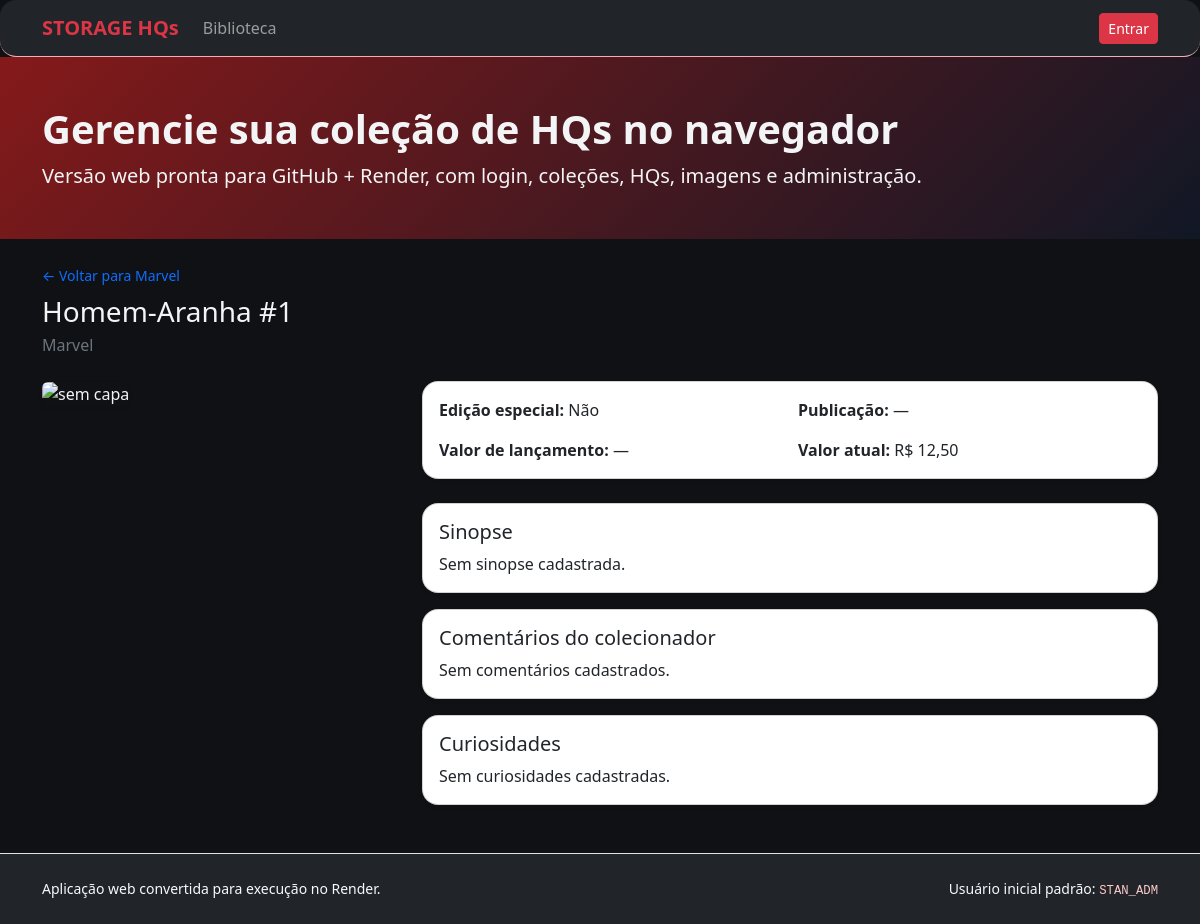
/comics/1, run on the app's committed database.
### tables this page shows
CREATE TABLE collections (
                id INTEGER PRIMARY KEY AUTOINCREMENT,
                name TEXT UNIQUE NOT NULL,
                cover_image TEXT,
                created_at TIMESTAMP DEFAULT CURRENT_TIMESTAMP,
                updated_at TIMESTAMP DEFAULT CURRENT_TIMESTAMP
            );

CREATE TABLE comics (
                id INTEGER PRIMARY KEY AUTOINCREMENT,
                collection_id INTEGER NOT NULL,
                name TEXT NOT NULL,
                edition_number TEXT NOT NULL,
                is_special_edition INTEGER DEFAULT 0,
                publication_date TEXT,
                publisher TEXT,
                launch_value REAL,
                currency_type TEXT,
                current_value REAL,
                cover_image TEXT,
                synopsis TEXT,
                collector_comments TEXT,
                trivia TEXT,
                created_at TIMESTAMP DEFAULT CURRENT_TIMESTAMP,
                updated_at TIMESTAMP DEFAULT CURRENT_TIMESTAMP,
                FOREIGN KEY (collection_id) REFERENCES collections (id) ON DELETE CASCADE,
                UNIQUE (collection_id, edition_number)
            );

### webapp.py (the view)
    @app.get('/comics/<int:comic_id>')
    def comic_detail(comic_id: int):
        comic = get_comic(comic_id)
        if not comic:
            abort(404)
        return render_template(
            'comic_detail.html',
            comic=comic,
            collection=get_collection(comic['collection_id']),
        )

### webapp.py (called while the page is built)
def register_filters(app: Flask):
    @app.template_filter('currency')
    def currency_filter(value, symbol='R$'):
        if value in (None, ''):
            return '—'
        try:
            return f'{symbol} {float(value):,.2f}'.replace(',', 'X').replace('.', ',').replace('X', '.')
        except (ValueError, TypeError):
            return value

def register_hooks(app: Flask):
    @app.before_request
    def load_logged_user():
        user_id = session.get('user_id')
        g.user = get_user_by_id(user_id) if user_id else None
    @app.context_processor
    def inject_globals():
        return {'app_title': app.config['APP_TITLE'], 'current_user': g.get('user')}

def get_db():
    if 'db' not in g:
        g.db = sqlite3.connect(current_app.config['DATABASE'])
        g.db.row_factory = sqlite3.Row
        g.db.execute('PRAGMA foreign_keys = ON')
    return g.db

def fetch_one(query, params=()):
    row = get_db().execute(query, params).fetchone()
    return dict(row) if row else None

def get_collection(collection_id: int):
    return fetch_one('SELECT * FROM collections WHERE id = ?', (collection_id,))

def get_comic(comic_id: int):
    return fetch_one('SELECT * FROM comics WHERE id = ?', (comic_id,))

### templates/comic_detail.html (shortened to what this page needs)
{% extends 'base.html' %}
{% block content %}
<div class="d-flex flex-wrap gap-3 justify-content-between align-items-start mb-4">
  <div>
    <a class="small text-decoration-none" href="{{ url_for('collection_detail', collection_id=collection.id) }}">← Voltar para {{ collection.name }}</a>
    <h2 class="h3 mt-2 mb-1">{{ comic.name }} #{{ comic.edition_number }}</h2>
    <p class="text-secondary mb-0">{{ comic.publisher or 'Editora não informada' }}</p>
  </div>
</div>
<div class="row g-4">
  <div class="col-lg-4">
    {% if comic.cover_image %}
      <img class="img-fluid rounded shadow-sm" src="{{ url_for('uploaded_file', filename=comic.cover_image) }}" alt="{{ comic.name }}">
    {% else %}
      <img class="img-fluid rounded shadow-sm" src="{{ url_for('static', filename='images/imagem1.jpg') }}" alt="sem capa">
    {% endif %}
  </div>
  <div class="col-lg-8">
    <div class="card shadow-sm mb-4">
      <div class="card-body">
        <div class="row g-3">
          <div class="col-md-6"><strong>Edição especial:</strong> {{ 'Sim' if comic.is_special_edition else 'Não' }}</div>
          <div class="col-md-6"><strong>Publicação:</strong> {{ comic.publication_date or '—' }}</div>
          <div class="col-md-6"><strong>Valor de lançamento:</strong> {{ comic.launch_value|currency(comic.currency_type or 'R$') }}</div>
          <div class="col-md-6"><strong>Valor atual:</strong> {{ comic.current_value|currency('R$') }}</div>
        </div>
      </div>
    </div>
    <div class="card shadow-sm mb-3"><div class="card-body"><h3 class="h5">Sinopse</h3><p class="mb-0">{{ comic.synopsis or 'Sem sinopse cadastrada.' }}</p></div></div>
    <div class="card shadow-sm mb-3"><div class="card-body"><h3 class="h5">Comentários do colecionador</h3><p class="mb-0">{{ comic.collector_comments or 'Sem comentários cadastrados.' }}</p></div></div>
    <div class="card shadow-sm"><div class="card-body"><h3 class="h5">Curiosidades</h3><p class="mb-0">{{ comic.trivia or 'Sem curiosidades cadastradas.' }}</p></div></div>
  </div>
</div>
{% endblock %}

### templates/base.html (shortened to what this page needs)
<!doctype html>
<html lang="pt-BR">
<head>
  <link href="https://cdn.jsdelivr.net/npm/bootstrap@5.3.3/dist/css/bootstrap.min.css" rel="stylesheet">
  <link rel="stylesheet" href="{{ url_for('static', filename='css/app.css') }}">
</head>
<body>
<nav class="navbar navbar-expand-lg navbar-dark bg-dark border-bottom border-danger-subtle">
  <div class="container">
    <a class="navbar-brand fw-bold text-danger" href="{{ url_for('index') }}">{{ app_title }}</a>
    <div class="collapse navbar-collapse" id="navMenu">
      <ul class="navbar-nav me-auto mb-2 mb-lg-0">
        <li class="nav-item"><a class="nav-link" href="{{ url_for('index') }}">Biblioteca</a></li>
      </ul>
      <div class="d-flex gap-2 align-items-center">
        {% if current_user %}
          <span class="badge text-bg-danger">{{ current_user.username }}</span>
          <form method="post" action="{{ url_for('logout') }}">
            <button class="btn btn-outline-light btn-sm">Sair</button>
          </form>
        {% else %}
          <a class="btn btn-danger btn-sm" href="{{ url_for('login') }}">Entrar</a>
        {% endif %}
      </div>
    </div>
  </div>
</nav>
<header class="hero-banner py-5 mb-4">
  <div class="container">
    <h1 class="display-6 fw-bold">Gerencie sua coleção de HQs no navegador</h1>
    <p class="lead mb-0">Versão web pronta para GitHub + Render, com login, coleções, HQs, imagens e administração.</p>
  </div>
</header>
<main class="container pb-5">
  {% block content %}{% endblock %}
</main>
<footer class="border-top py-4 bg-dark text-light">
  <div class="container small d-flex flex-column flex-md-row justify-content-between gap-2">
    <span>Aplicação web convertida para execução no Render.</span>
    <span>Usuário inicial padrão: <code>STAN_ADM</code></span>
  </div>
</footer>
</body>
</html>

### static/css/app.css (style rules this page uses)
body { background: #101114; color: #f3f4f6; }
.hero-banner { background: linear-gradient(135deg, rgba(153,27,27,.85), rgba(17,24,39,.92)), url('../images/comic_collage.jpg') center/cover; }
.card, .table, .alert, .navbar, .dropdown-menu { border-radius: 1rem; }
code { color: #fecaca; }

### data on the page
collections: name "Marvel"
comics: name "Homem-Aranha", edition_number "1", publisher "Marvel", is_special_edition "Não", launch_value "—", current_value "R$ 12,50"

### other printed values
{{ app_title }} "STORAGE HQs"
{{ comic.publication_date or '—' }} "—"
{{ comic.synopsis or 'Sem sinopse cadastrada.' }} "Sem sinopse cadastrada."
{{ comic.collector_comments or 'Sem comentários cadastrados.' }} "Sem comentários cadastrados."
{{ comic.trivia or 'Sem curiosidades cadastradas.' }} "Sem curiosidades cadastradas."
